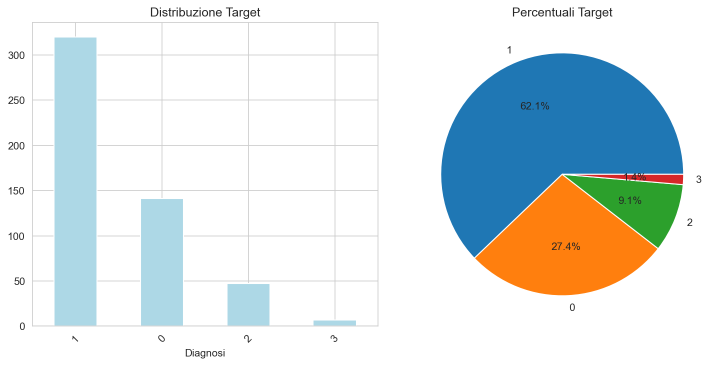
#> input picture target_distribution.png, 1443 x 731 px (shown at 1/2 size)
$ python visualizza_grafici.py
#> lines starting #> are read from the running program, lines starting #| are printed output that depends on the picture
import matplotlib.pyplot as plt
import matplotlib.image as mpimg
import os
from pathlib import Path

# Lista dei grafici generati
grafici = [
    'target_distribution.png',
    'distribuzione_target.png',
    'distributions.png',
    'correlation_heatmap.png',
    'feature_importance.png'
]

# Verifica quali grafici esistono
grafici_esistenti = []
for grafico in grafici:
    if os.path.exists(grafico):
        grafici_esistenti.append(grafico)
        print(f"✅ Trovato: {grafico}")
    else:
        print(f"❌ Non trovato: {grafico}")

print(f"\n📊 Visualizzazione di {len(grafici_esistenti)} grafici...\n")

# Crea una figura con subplot per tutti i grafici
if grafici_esistenti:
    n_grafici = len(grafici_esistenti)

    # Calcola il layout ottimale (righe x colonne)
    if n_grafici <= 2:
        rows, cols = 1, n_grafici
        figsize = (12, 6)
    elif n_grafici <= 4:
        rows, cols = 2, 2
        figsize = (15, 12)
    else:
        rows, cols = 3, 2
        figsize = (15, 18)

    fig, axes = plt.subplots(rows, cols, figsize=figsize)

    # Se c'è solo un grafico, axes non è un array
    if n_grafici == 1:
        axes = [axes]
    elif rows == 1 or cols == 1:
        axes = axes.flatten() if hasattr(axes, 'flatten') else [axes]
    else:
        axes = axes.flatten()

    # Visualizza ogni grafico
    for i, grafico in enumerate(grafici_esistenti):
        try:
            img = mpimg.imread(grafico)
#> img is the input picture: shape (731, 1443, 4) float32; mean R, G, B, A 0.864, 0.895, 0.896, 1
            axes[i].imshow(img)
            axes[i].set_title(grafico.replace('.png', '').replace('_', ' ').title(),
                            fontsize=12, fontweight='bold')
            axes[i].axis('off')
            print(f"📈 Caricato: {grafico}")
        except Exception as e:
            print(f"❌ Errore nel caricare {grafico}: {e}")
            axes[i].text(0.5, 0.5, f'Errore\n{grafico}',
                        ha='center', va='center', transform=axes[i].transAxes)
            axes[i].axis('off')

    # Nascondi gli assi non utilizzati
    for i in range(len(grafici_esistenti), len(axes)):
        axes[i].axis('off')
#> this loop made 1 pass
#> i on pass 1: 5

    plt.tight_layout()
    plt.suptitle('📊 ANALISI ESPLORATIVA - GRAFICI GENERATI',
                fontsize=16, fontweight='bold', y=0.98)

    # Salva la visualizzazione combinata
    plt.savefig('tutti_i_grafici.png', dpi=300, bbox_inches='tight')
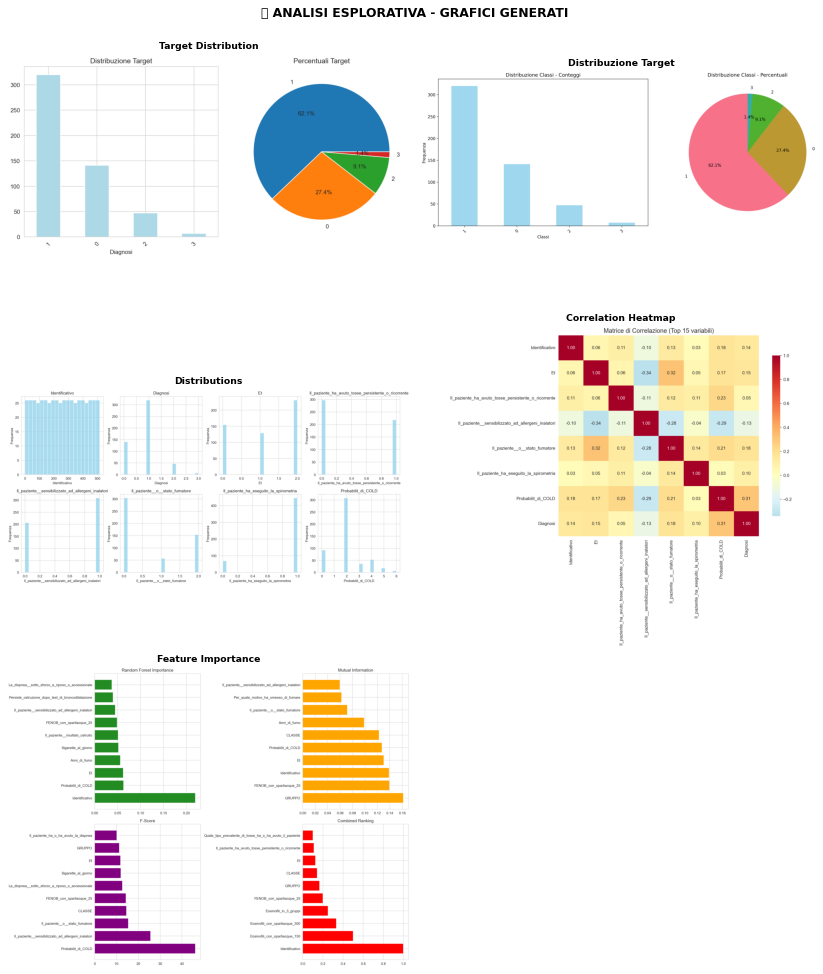
#> figure drawn by matplotlib, 5 panels
    print("\n💾 Salvato: tutti_i_grafici.png")

    # Mostra i grafici
    plt.show()

    print("\n🎉 Visualizzazione completata!")
    print("\n📁 File grafici disponibili:")
    for grafico in grafici_esistenti:
        size = os.path.getsize(grafico) / 1024  # KB
        print(f"   • {grafico} ({size:.1f} KB)")
else:
    print("❌ Nessun grafico trovato!")
    print("\n🔄 Esegui prima 'analisi_esplorativa_veloce.py' per generare i grafici.")
